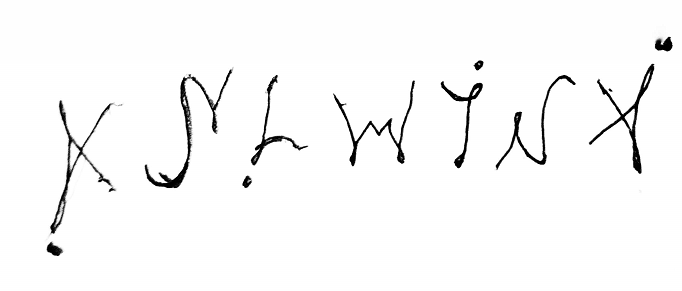
#> input picture IMG_20180703_104908-01.png, 682 x 291 px, given in place of 123.jpg, which was not available
$ python segmentor.py   (older library calls are emulated)
#> lines starting #> are read from the running program, lines starting #| are printed output that depends on the picture; after the words box and inside, x2 and y2 are one past the last pixel; in counts of white or black regions, pixels touching at a corner belong together; long printed decimals are rounded; pictures that were not available may be replaced by others from this repository, and a replacement may not be noted
__author__ = 'Ashwini'
import cv2
import numpy as np
import matplotlib.pyplot as plt
import os

np.set_printoptions(threshold='nan')

#------------------Functions------------------#

# [28 lines left out: functions showimages, closewindows, not called in this run]

def line_array(array):
	list_x_upper = []
	list_x_lower = []
	for y in range(5, len(array)-5):
		s_a, s_p = strtline(y, array)
		e_a, e_p = endline(y, array)
		if s_a>=7 and s_p>=5:
			list_x_upper.append(y)
			# bin_img[y][:] = 255
		if e_a>=5 and e_p>=7:
			list_x_lower.append(y)
			# bin_img[y][:] = 255
	return list_x_upper, list_x_lower

def strtline(y, array):
	count_ahead = 0
	count_prev = 0
	for i in array[y:y+10]:
		if i > 3:
			count_ahead+= 1
	for i in array[y-10:y]:
		if i==0:
			count_prev += 1
	return count_ahead, count_prev

def endline(y, array):
	count_ahead = 0
	count_prev = 0
	for i in array[y:y+10]:
		if i==0:
			count_ahead+= 1
	for i in array[y-10:y]:
		if i >3:
			count_prev += 1
	return count_ahead, count_prev

def endline_word(y, array, a):
	count_ahead = 0
	count_prev = 0
	for i in array[y:y+2*a]:
		if i < 2:
			count_ahead+= 1
	for i in array[y-a:y]:
		if i > 2:
			count_prev += 1
	return count_prev ,count_ahead

def end_line_array(array, a):
	list_endlines = []
	for y in range(len(array)):
		e_p, e_a = endline_word(y, array, a)
		# print(e_p, e_a)
		if e_a >= int(1.5*a) and e_p >= int(0.7*a):
			list_endlines.append(y)
	return list_endlines

def refine_endword(array):
	refine_list = []
	for y in range(len(array)-1):
		if array[y]+1 < array[y+1]:
			refine_list.append(array[y])
	refine_list.append(array[-1])
	return refine_list


def refine_array(array_upper, array_lower):
	upperlines = []
	lowerlines = []
	for y in range(len(array_upper)-1):
		if array_upper[y] + 5 < array_upper[y+1]:
			upperlines.append(array_upper[y]-10)
	for y in range(len(array_lower)-1):
		if array_lower[y] + 5 < array_lower[y+1]:
			lowerlines.append(array_lower[y]+10)
	print(array_lower,array_upper)

	upperlines.append(array_upper[-1]-10)
	lowerlines.append(array_lower[-1]+10)
	return upperlines, lowerlines

def letter_width(contours):
	letter_width_sum = 0
	count = 0
	for cnt in contours:
		if cv2.contourArea(cnt) > 20:
			x,y,w,h = cv2.boundingRect(cnt)
			letter_width_sum += w
			count += 1

	return letter_width_sum/count


def end_wrd_dtct(lines, i, bin_img, mean_lttr_width):
	count_y = np.zeros(shape = width)
	for x in range(width):
		for y in range(lines[i][0],lines[i][1]):
			if bin_img[y][x] == 255:
				count_y[x] += 1
	end_lines = end_line_array(count_y, int(mean_lttr_width))
	# print(end_lines)
	endlines = refine_endword(end_lines)
	for x in endlines:
		final_thr[lines[i][0]:lines[i][1], x] = 255
	return endlines

# [33 lines left out: function letter_seg, not called in this run]


#------------------/Functions-----------------#


#-------------Thresholding Image--------------#


print("\n........Program Initiated.......\n")
src_img= cv2.imread('C:/Users/Ashwini/Desktop/doc/123.jpg', 1)
#> src_img is the input picture: shape (291, 682, 3); min 0, max 255, mean 247.7
copy = src_img.copy()
height = src_img.shape[0]
#> height = 291
width = src_img.shape[1]
#> width = 682


print("\n Resizing Image........")
src_img = cv2.resize(copy, dsize =(1320, int(1320*height/width)), interpolation = cv2.INTER_AREA)
#> src_img: shape (563, 1320, 3)

height = src_img.shape[0]
#> height = 563
width = src_img.shape[1]
#> width = 1320

print("#---------Image Info:--------#")
print("\tHeight =",height,"\n\tWidth =",width)
#| 	Height = 563
#| 	Width = 1320
print("#----------------------------#")

grey_img = cv2.cvtColor(src_img, cv2.COLOR_BGR2GRAY)

print("Applying Adaptive Threshold with kernel :- 21 X 21")
bin_img = cv2.adaptiveThreshold(grey_img,255,cv2.ADAPTIVE_THRESH_MEAN_C,cv2.THRESH_BINARY_INV,21,20)
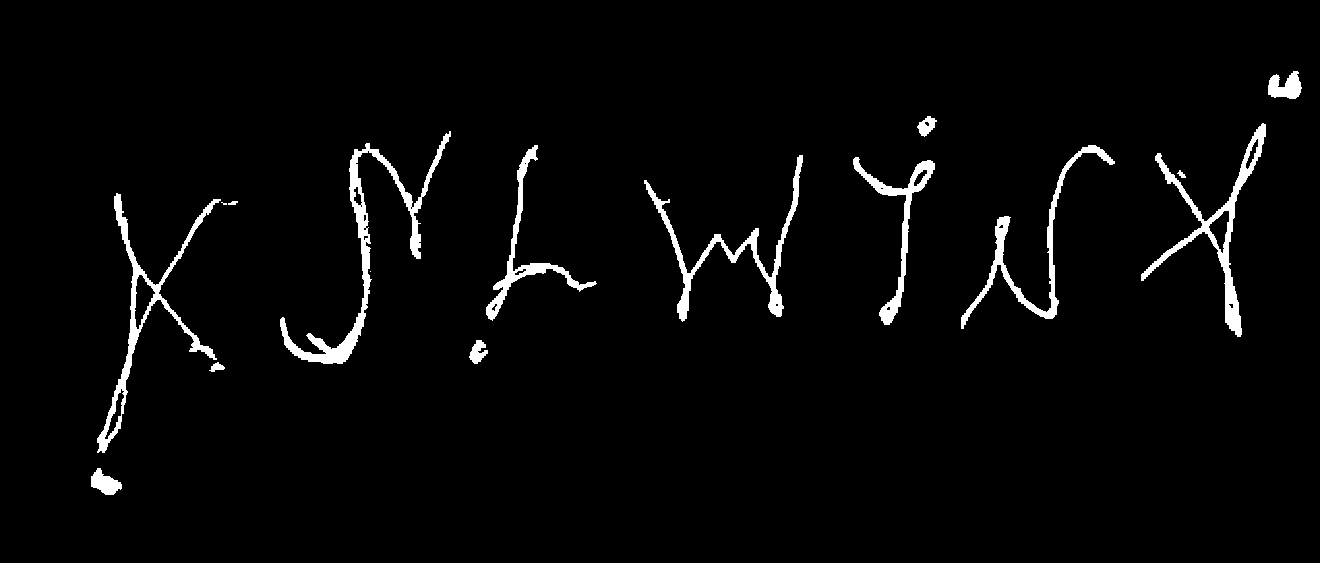
#> bin_img: shape (563, 1320); 2.9% white; 16 white regions (2 under 20 px), largest, box (x1, y1, x2, y2) and area: (280, 131, 451, 364) 4088, (1141, 123, 1266, 337) 3261, (97, 193, 221, 453) 3213
bin_img1 = bin_img.copy()
bin_img2 = bin_img.copy()

kernel = cv2.getStructuringElement(cv2.MORPH_ELLIPSE,(3,3))
kernel1 = np.array([[1,0,1],[0,1,0],[1,0,1]], dtype = np.uint8)
# final_thr = cv2.morphologyEx(bin_img, cv2.MORPH_OPEN, kernel)
# final_thr = cv2.dilate(bin_img,kernel1,iterations = 1)
print("Noise Removal From Image.........")
final_thr = cv2.morphologyEx(bin_img, cv2.MORPH_CLOSE, kernel)
#> final_thr: shape (563, 1320); 3% white; 15 white regions (1 under 20 px), largest, box (x1, y1, x2, y2) and area: (280, 131, 451, 364) 4244, (1141, 123, 1266, 337) 3381, (97, 193, 227, 453) 3338
contr_retrival = final_thr.copy()

#-------------/Thresholding Image-------------#


#-------------Line Detection------------------#
print("Beginning Character Semenation..............")
count_x = np.zeros(shape= (height))
#> count_x = 563 values from 0 to 0
for y in range(height):
	for x in range(width):
		if bin_img[y][x] == 255 :
			count_x[y] = count_x[y]+1
	# [5 lines of commented-out code are left out]

upper_lines, lower_lines = line_array(count_x)
#> upper_lines = 27 values from 68 to 473; lower_lines = 27 values from 94 to 498

upperlines, lowerlines = refine_array(upper_lines, lower_lines)
#> (printed output is left out)
#> upperlines = [66, 111, 463]

# print(upperlines, lowerlines)
if len(upperlines)==len(lowerlines):
	lines = []
	for y in upperlines:
		final_thr[y][:] = 255
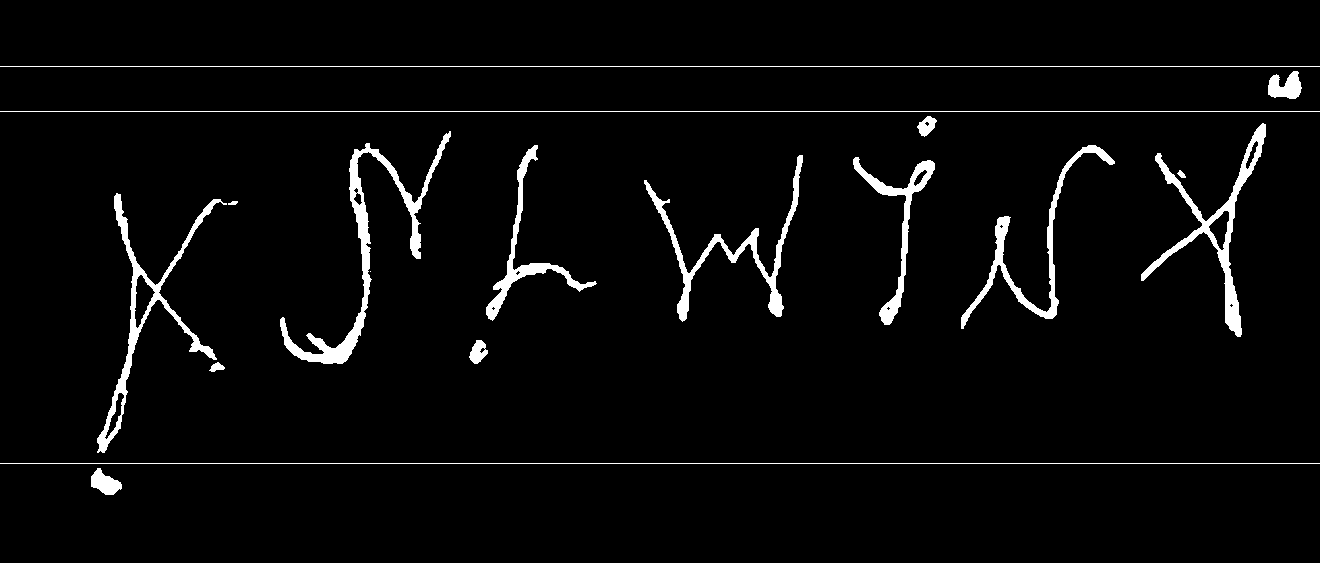
#> final_thr: shape (563, 1320); 3.5% white; 18 white regions (1 under 20 px), largest, box (x1, y1, x2, y2) and area: (280, 131, 451, 364) 4244, (1141, 123, 1266, 337) 3381, (97, 193, 227, 453) 3338
	for y in lowerlines:
		final_thr[y][:] = 255
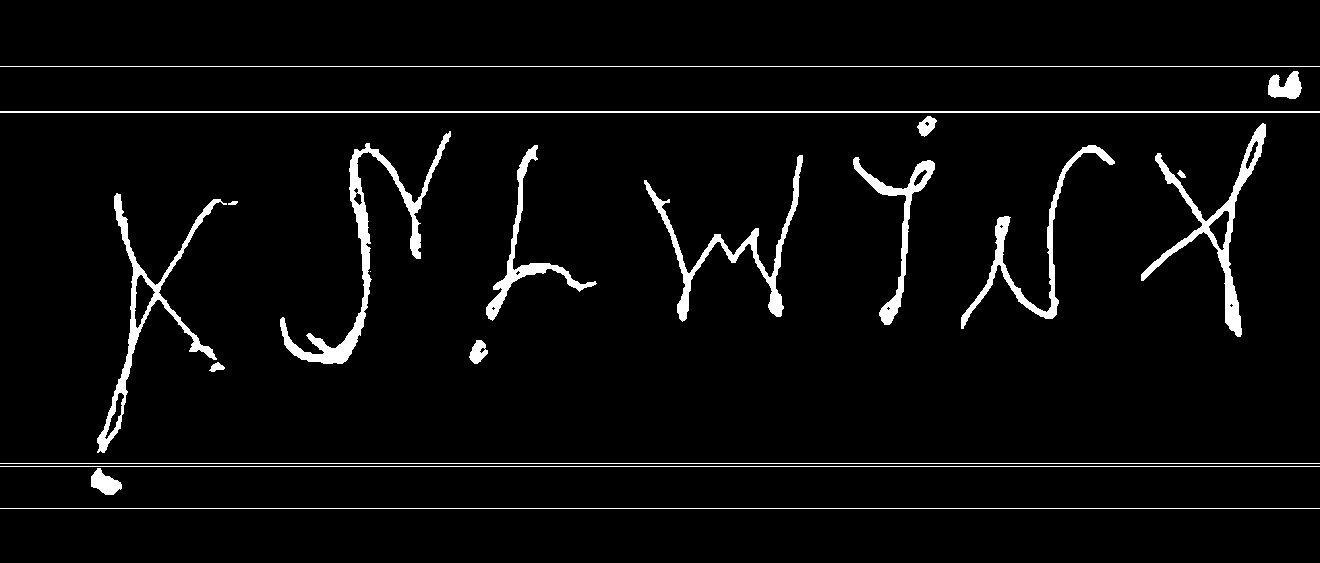
#> final_thr: shape (563, 1320); 4.1% white; 20 white regions (1 under 20 px)
	for y in range(len(upperlines)):
		lines.append((upperlines[y], lowerlines[y]))

else:
	print("Too much noise in image, unable to process.\nPlease try with another image. Ctrl-C to exit:- ")
	showimages()
	k = cv2.waitKey(0)
	while 1:
		k = cv2.waitKey(0)
		if k & 0xFF == ord('q'):
			cv2.destroyAllWindows()
			exit()

lines = np.array(lines)

no_of_lines = len(lines)

print("\nGiven Text has   # ",no_of_lines, " #   no. of lines")
#| Given Text has   #  3  #   no. of lines

lines_img = []

for i in range(no_of_lines):
	lines_img.append(bin_img2[lines[i][0]:lines[i][1], :])
#> after the loop, lines_img = 3 items

#-------------/Line Detection-----------------#


#-------------Letter Width Calculation--------#

contr_img, contours, hierarchy = cv2.findContours(contr_retrival,cv2.RETR_EXTERNAL,cv2.CHAIN_APPROX_SIMPLE)
#> contours = 15 contours, 2 with area under 20; largest, box (x1, y1, x2, y2) and area: (280, 131, 451, 364) 3790, (97, 193, 227, 453) 3682, (1141, 123, 1266, 337) 3548, (644, 155, 803, 322) 2474, (961, 145, 1115, 329) 2190
final_contr = np.zeros((final_thr.shape[0],final_thr.shape[1],3), dtype = np.uint8)
cv2.drawContours(src_img, contours, -1, (0,255,0), 1)
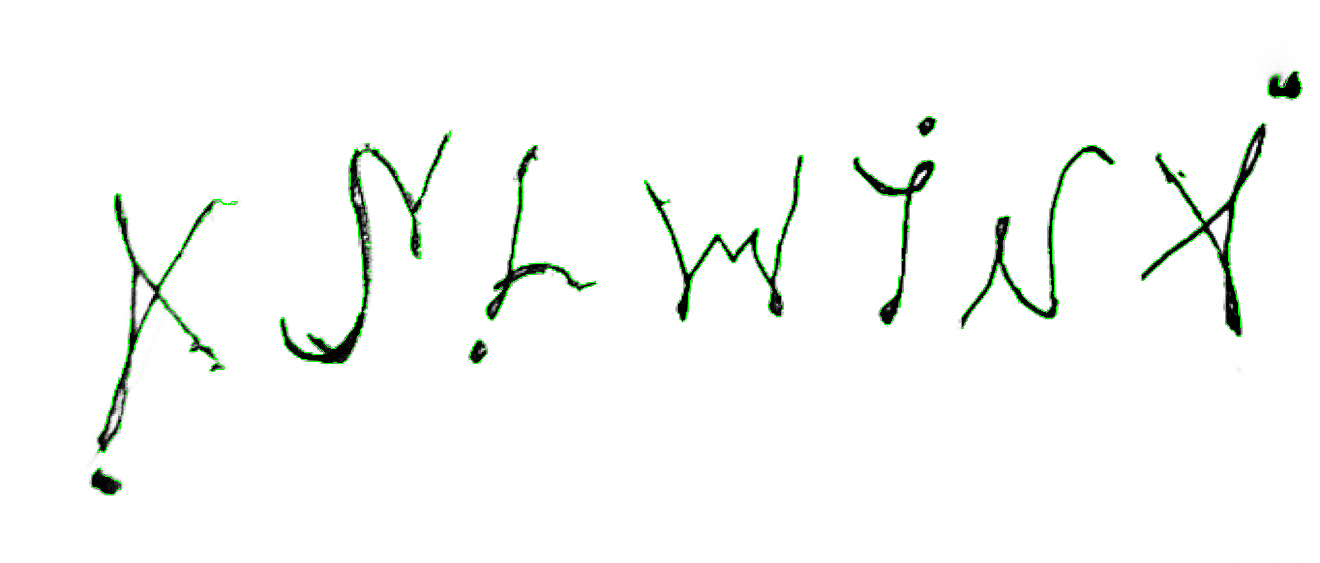
#> src_img: shape (563, 1320, 3); mean B, G, R 246.9, 248.8, 246.9

mean_lttr_width = letter_width(contours)
#> the loop in letter_width, `for cnt in contours:` made 15 passes
#> (x, y, w, h, letter_width_sum) on passes 1, 2, 3, 6, 7, 8, 9: (91, 468, 31, 27, 31), (209, 362, 16, 10, 47), (469, 340, 19, 24, 66), (97, 193, 130, 260, 196), (1177, 170, 9, 8, 205), (853, 157, 82, 168, 287), (644, 155, 159, 167, 446)
#> cnt on pass 4: [[370, 271]]
print("\nAverage Width of Each Letter:- ", mean_lttr_width)
#| Average Width of Each Letter:-  81.615

#-------------/Letter Width Calculation-------#

#--------------Word Detection-----------------#
x_lines = []

for i in range(len(lines_img)):
#> (the run stopped early here; a loop or call above may not have finished)
